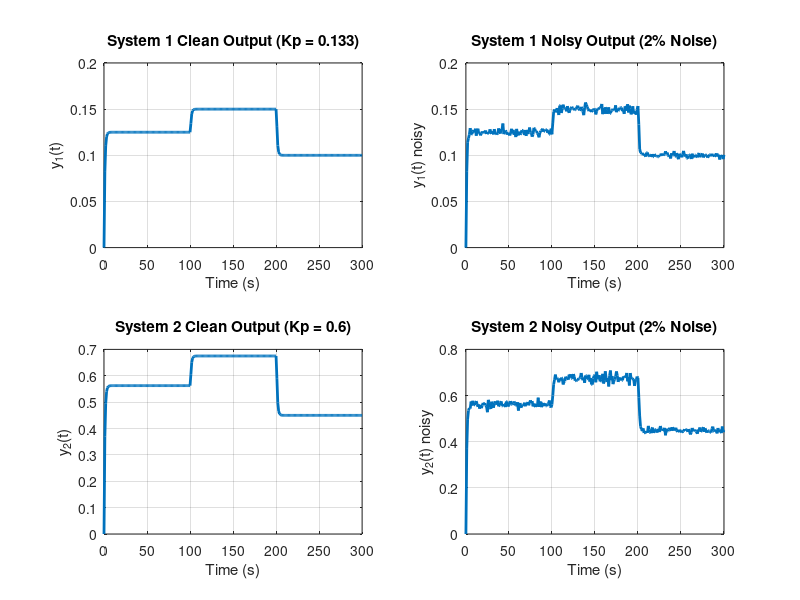

The MATLAB source for this figure: (Note: this script raises an error after producing the figure.)
clc; clear; close all;

%% ------------------------------
%  True First-order models
% ------------------------------
Kp1_true  = 0.1250;     % Model 1 gain
tau1_true = 0.9375;
G1_true = tf(Kp1_true, [tau1_true 1]);

Kp2_true  = 0.5625;       % Model 2 gain
tau2_true = 0.9375;
G2_true = tf(Kp2_true, [tau2_true 1]);

% Time vector
Ts = 1;
t = 0:Ts:300;

%% ------------------------------
% Piecewise input (20% up, 20% down)
% ------------------------------
u = ones(size(t));
u(t > 100) = 1.2;   % +20%
u(t > 200) = 0.8;   % -20%

%% ------------------------------
% System 1 responses
% ------------------------------
y1 = lsim(G1_true, u, t);              % clean output

% Add 2% noise
noise1 = 0.02 * y1 .* randn(size(y1));
y1_noise = y1 + noise1;

%% ------------------------------
% System 2 responses
% ------------------------------
y2 = lsim(G2_true, u, t);              % clean output

% Add 2% noise
noise2 = 0.02 * y2 .* randn(size(y2));
y2_noise = y2 + noise2;

%% ------------------------------
% Plotting real & noisy data
% ------------------------------
figure(1);

% --- System 1 clean ---
subplot(2,2,1);
plot(t, y1, 'LineWidth', 2);    % BLUE
xlabel('Time (s)');
ylabel('y_1(t)');
title('System 1 Clean Output (Kp = 0.133)');
grid on; xlim([0 300]);

% --- System 1 noisy ---
subplot(2,2,2);
plot(t, y1_noise, 'LineWidth', 2);   % RED
xlabel('Time (s)');
ylabel('y_1(t) noisy');
title('System 1 Noisy Output (2% Noise)');
grid on; xlim([0 300]);

% --- System 2 clean ---
subplot(2,2,3);
plot(t, y2, 'LineWidth', 2);    % GREEN
xlabel('Time (s)');
ylabel('y_2(t)');
title('System 2 Clean Output (Kp = 0.6)');
grid on; xlim([0 300]);

% --- System 2 noisy ---
subplot(2,2,4);
plot(t, y2_noise, 'LineWidth', 2);   % MAGENTA
xlabel('Time (s)');
ylabel('y_2(t) noisy');
title('System 2 Noisy Output (2% Noise)');
grid on; xlim([0 300]);


%% ====================================================
% PARAMETER ESTIMATION (WITH LOWER & UPPER BOUNDS)
% Using nonlinear regression with fmincon
% ====================================================

% Cost function
cost_fun = @(x, t, u, y_meas) ...
    sum( (y_meas - lsim(tf(x(1), [x(2) 1]), u, t)).^2 );

% Initial guesses
x0_sys1 = [0.1 1];
x0_sys2 = [0.5 1];

% Lower and upper bounds
lb = [0     0.1];      % [Kp  tau]
ub = [2.0   10];

% fmincon options
opts = optimoptions('fmincon', ...
    'Display','iter', ...
    'Algorithm','interior-point', ...
    'MaxIterations',1e4);

%% ----- System 1 (clean data) -----
x_hat1_clean = fmincon(@(x) cost_fun(x, t, u, y1), ...
                       x0_sys1, [], [], [], [], lb, ub, [], opts);
Kp1_est_clean  = x_hat1_clean(1);
tau1_est_clean = x_hat1_clean(2);

%% ----- System 1 (noisy data) -----
x_hat1_noise = fmincon(@(x) cost_fun(x, t, u, y1_noise), ...
                       x0_sys1, [], [], [], [], lb, ub, [], opts);
Kp1_est_noise  = x_hat1_noise(1);
tau1_est_noise = x_hat1_noise(2);

%% ----- System 2 (clean data) -----
x_hat2_clean = fmincon(@(x) cost_fun(x, t, u, y2), ...
                       x0_sys2, [], [], [], [], lb, ub, [], opts);
Kp2_est_clean  = x_hat2_clean(1);
tau2_est_clean = x_hat2_clean(2);

%% ----- System 2 (noisy data) -----
x_hat2_noise = fmincon(@(x) cost_fun(x, t, u, y2_noise), ...
                       x0_sys2, [], [], [], [], lb, ub, [], opts);
Kp2_est_noise  = x_hat2_noise(1);
tau2_est_noise = x_hat2_noise(2);

%% ------------------------------
% Display results
% ------------------------------
fprintf('\n===== TRUE PARAMETERS =====\n');
fprintf('System 1: Kp = %.4f, tau = %.4f\n', Kp1_true, tau1_true);
fprintf('System 2: Kp = %.4f, tau = %.4f\n', Kp2_true, tau2_true);

fprintf('\n===== ESTIMATED FROM CLEAN DATA =====\n');
fprintf('System 1 (clean): Kp = %.4f, tau = %.4f\n', Kp1_est_clean, tau1_est_clean);
fprintf('System 2 (clean): Kp = %.4f, tau = %.4f\n', Kp2_est_clean, tau2_est_clean);

fprintf('\n===== ESTIMATED FROM NOISY DATA =====\n');
fprintf('System 1 (noisy): Kp = %.4f, tau = %.4f\n', Kp1_est_noise, tau1_est_noise);
fprintf('System 2 (noisy): Kp = %.4f, tau = %.4f\n', Kp2_est_noise, tau2_est_noise);



% ------------------------------
% First-order models
% ------------------------------
K1  = 0.1250;     % Model 1 gain
tau1 = 0.9375;
G1 = tf(K1, [tau1 1]);

K2  = 0.5625;       % Model 2 gain
tau2 = 0.9375;
G2 = tf(K2, [tau2 1]);

% Time
Ts = 1;
t = 0:Ts:300;

% Input (+20%, -20%)
u = ones(size(t));
u(t > 100) = 1.2;    % +20%
u(t > 200) = 0.8;    % -20%

% ------------------------------
% System 1: y1 clean & noisy
% ------------------------------
y1 = lsim(G1, u, t);
noise1 = 0.02 * y1 .* randn(size(y1));
y1_noise = y1 + noise1;

% ------------------------------
% System 2: y2 clean & noisy
% ------------------------------
y2 = lsim(G2, u, t);
noise2 = 0.02 * y2 .* randn(size(y2));
y2_noise = y2 + noise2;

% ------------------------------
% PLOTTING (2 GRAPHS)
% ------------------------------
figure(2);

% ===== GRAPH 1: H1 clean vs noisy =====
subplot(2,1,1);
plot(t, y1, 'b', 'LineWidth', 2); hold on;                 % Clean (solid)
plot(t, y1_noise, 'r--', 'LineWidth', 1.8);               % Noisy (dashed)
xlabel('Time (s)'); ylabel('h_1(t)');
title('System H1 : Clean vs Noisy (2% Noise)');
legend('Clean','Noisy (2%)');
grid on; xlim([0 300]);

% ===== GRAPH 2: H2 clean vs noisy =====
subplot(2,1,2);
plot(t, y2, 'b', 'LineWidth', 2); hold on;                 % Clean (solid)
plot(t, y2_noise, 'r-', 'LineWidth', 1.8);               % Noisy (dashed)
xlabel('Time (s)'); ylabel('h_2(t)');
title('System H2 : Clean vs Noisy (2% Noise)');
legend('Clean','Noisy (2%)');
grid on; xlim([0 300]);
